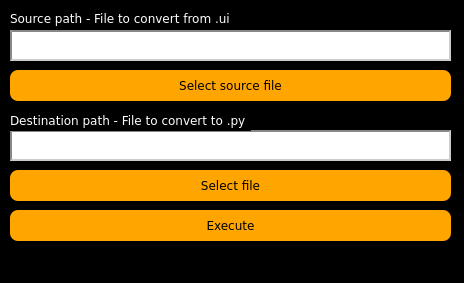
<?xml version="1.0" encoding="UTF-8"?>
<ui version="4.0">
 <class>MainWindow</class>
 <widget class="QMainWindow" name="MainWindow">
  <property name="geometry">
   <rect>
    <x>0</x>
    <y>0</y>
    <width>464</width>
    <height>283</height>
   </rect>
  </property>
  <property name="font">
   <font>
    <family>Verdana,sans-serif</family>
   </font>
  </property>
  <property name="windowTitle">
   <string>GUI converter</string>
  </property>
  <property name="windowIcon">
   <iconset theme="Icon.ico"/>
  </property>
  <property name="autoFillBackground">
   <bool>false</bool>
  </property>
  <property name="styleSheet">
   <string notr="true">/* Algemene instellingen voor het dark thema */
QWidget {
    background-color: #000000; /* Zwarte achtergrond */
    color: #FFFFFF; /* Witte tekst */
    font-family: Verdana, sans-serif; /* Verdana font */
}

/* Specifieke instellingen voor labels */
QLabel {
    color: #FFFFFF; /* Witte tekst voor labels */
}

/* Instellingen voor knoppen */
QPushButton {
    background-color: #FFA500; /* Oranje achtergrond voor knoppen */
    color: #000000; /* Zwarte tekst op knoppen */
    border-radius: 8px; /* Afgeronde hoeken */
    padding: 5px 10px; /* Optioneel: wat padding toevoegen voor een betere uitstraling */
    font-family: Verdana, sans-serif; /* Verdana font voor knoppen */
}

/* Optioneel: Hover effect voor knoppen */
QPushButton:hover {
    background-color: #FF8C00; /* Iets donkerdere oranje achtergrond bij hover */
}

/* Instellingen voor verzonken, 3D-effect op tekstvelden */
QLineEdit, QTextEdit, QPlainTextEdit {
    background-color: #FFFFFF; /* Witte achtergrond voor tekstvelden */
    color: #000000; /* Zwarte tekst */
    border: 2px inset #888888; /* Grijze verzonken rand voor een 3D-effect */
    padding: 2px; /* Wat ruimte tussen de tekst en de rand */
    font-family: Verdana, sans-serif; /* Verdana font */
}

/* Instellingen voor verzonken, 3D-effect op QListView */
QListView {
    background-color: #FFFFFF; /* Witte achtergrond voor QListView */
    color: #000000; /* Zwarte tekst */
    border: 2px inset #888888; /* Grijze verzonken rand voor een 3D-effect */
    padding: 2px; /* Wat ruimte tussen de items en de rand */
    font-family: Verdana, sans-serif; /* Verdana font */
}
</string>
  </property>
  <widget class="QWidget" name="centralwidget">
   <widget class="QLabel" name="LblSource">
    <property name="geometry">
     <rect>
      <x>10</x>
      <y>10</y>
      <width>261</width>
      <height>16</height>
     </rect>
    </property>
    <property name="text">
     <string>Source path - File to convert from .ui</string>
    </property>
   </widget>
   <widget class="QTextEdit" name="txtDownloadLink">
    <property name="geometry">
     <rect>
      <x>10</x>
      <y>30</y>
      <width>441</width>
      <height>31</height>
     </rect>
    </property>
    <property name="sizePolicy">
     <sizepolicy hsizetype="Fixed" vsizetype="Fixed">
      <horstretch>0</horstretch>
      <verstretch>0</verstretch>
     </sizepolicy>
    </property>
    <property name="minimumSize">
     <size>
      <width>0</width>
      <height>0</height>
     </size>
    </property>
    <property name="sizeIncrement">
     <size>
      <width>-1</width>
      <height>0</height>
     </size>
    </property>
    <property name="baseSize">
     <size>
      <width>1</width>
      <height>1</height>
     </size>
    </property>
   </widget>
   <widget class="QPushButton" name="btnSelectSourceFile">
    <property name="geometry">
     <rect>
      <x>10</x>
      <y>70</y>
      <width>441</width>
      <height>31</height>
     </rect>
    </property>
    <property name="text">
     <string>Select source file</string>
    </property>
   </widget>
   <widget class="QPushButton" name="btnSelectDestination">
    <property name="geometry">
     <rect>
      <x>10</x>
      <y>170</y>
      <width>441</width>
      <height>31</height>
     </rect>
    </property>
    <property name="text">
     <string>Select file</string>
    </property>
   </widget>
   <widget class="QTextEdit" name="txtFilePath">
    <property name="geometry">
     <rect>
      <x>10</x>
      <y>130</y>
      <width>441</width>
      <height>31</height>
     </rect>
    </property>
    <property name="baseSize">
     <size>
      <width>1</width>
      <height>1</height>
     </size>
    </property>
   </widget>
   <widget class="QLabel" name="lblDestination">
    <property name="geometry">
     <rect>
      <x>10</x>
      <y>110</y>
      <width>241</width>
      <height>21</height>
     </rect>
    </property>
    <property name="text">
     <string>Destination path - File to convert to .py</string>
    </property>
   </widget>
   <widget class="QPushButton" name="btnExecute">
    <property name="geometry">
     <rect>
      <x>10</x>
      <y>210</y>
      <width>441</width>
      <height>31</height>
     </rect>
    </property>
    <property name="text">
     <string>Execute</string>
    </property>
   </widget>
  </widget>
  <widget class="QMenuBar" name="menubar">
   <property name="geometry">
    <rect>
     <x>0</x>
     <y>0</y>
     <width>464</width>
     <height>20</height>
    </rect>
   </property>
  </widget>
  <widget class="QStatusBar" name="statusbar"/>
 </widget>
 <resources/>
 <connections/>
</ui>
